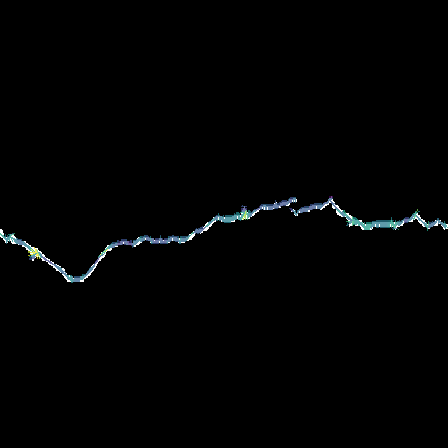
#> input picture adaptive_pca_sam/smoothed_width_overlay.png, 448 x 448 px, given in place of 001_2.png, which was not available
$ python adaptive_pca_width.py
#> lines starting #> are read from the running program, lines starting #| are printed output that depends on the picture; after the words box and inside, x2 and y2 are one past the last pixel; in counts of white or black regions, pixels touching at a corner belong together; pictures that were not available may be replaced by others from this repository, and a replacement may not be noted
### adaptive_pca_3dreproject/adaptive_pca_test.py
import cv2
import numpy as np
import pandas as pd
import matplotlib.pyplot as plt
from scipy.ndimage import gaussian_filter1d, distance_transform_edt
from skimage.morphology import skeletonize, thin

# [5 lines left out: function preprocess_mask, not called in this run]

def get_skeleton(binary_mask):
    """Returns a thinned (single-pixel wide) skeleton using OpenCV's thinning."""
    # Ensure binary
    bin_mask = (binary_mask > 0).astype(np.uint8)
    return skeletonize(bin_mask).astype(np.uint8)

def extract_neighbors(point, window_size, image_shape):
    y, x = point
    half = window_size // 2
    y_min, y_max = max(0, y - half), min(image_shape[0], y + half + 1)
    x_min, x_max = max(0, x - half), min(image_shape[1], x + half + 1)
    return np.array([[yi, xi] for yi in range(y_min, y_max) for xi in range(x_min, x_max)])

def compute_curvature(neighbors):
    if len(neighbors) < 3:
        return 0
    dy = np.gradient(neighbors[:, 0])
    dx = np.gradient(neighbors[:, 1])
    ddy = np.gradient(dy)
    ddx = np.gradient(dx)
    curvature = np.abs(dx * ddy - dy * ddx) / (dx**2 + dy**2 + 1e-6)**1.5
    return np.mean(curvature)

def perform_pca(neighbors):
    pca_data = neighbors - np.mean(neighbors, axis=0)
    _, _, vh = np.linalg.svd(pca_data)
    tangent = vh[0]
    normal = vh[1]
    return tangent, normal

def sample_edges_along_normal(center, normal, binary_mask, max_distance=20):
    y0, x0 = center
    samples = []
    for sign in [-1, 1]:
        for d in range(1, max_distance):
            dx, dy = normal[1] * d * sign, normal[0] * d * sign
            xi, yi = int(round(x0 + dx)), int(round(y0 + dy))
            if 0 <= yi < binary_mask.shape[0] and 0 <= xi < binary_mask.shape[1]:
                if binary_mask[yi, xi] == 0:
                    samples.append((xi, yi))
                    break
    return samples

def calculate_crack_width(edge_points):
    if len(edge_points) == 2:
        (x1, y1), (x2, y2) = edge_points
        return np.sqrt((x1 - x2)**2 + (y1 - y2)**2)
    return None

# [17 lines left out: function max_blob_width, not called in this run]

def adaptive_crack_width(mask, min_window=7, max_window=15, curvature_thresh=0.1, amplify_junction=2.0):
    skeleton = get_skeleton(mask)
    plt.imshow(mask, cmap='gray')
    plt.imshow(skeleton*255, cmap='Reds', alpha=0.5)
    plt.title('Mask with Skeleton Overlay')
    plt.savefig('width_outputs/skeleton.png')
    crack_widths = []
    points = np.argwhere(skeleton > 0)

    from scipy.ndimage import distance_transform_edt
    dist_transform = distance_transform_edt(mask > 0)

    '''for (y, x) in points:
        # --- Junction Detection: Skip if >2 skeleton neighbors (crossing/blob) ---
        skel_neighbors = skeleton[max(0, y-1):y+2, max(0, x-1):x+2]
        num_neighbors = np.sum(skel_neighbors) - skeleton[y, x]
        if num_neighbors > 2:
            # Use maximum blob width at the junction!
            width = max_blob_width(mask, (y, x), window=25)
            crack_widths.append(((x, y), np.array([0, 1]), width))
            continue
        # ------------------------------------------------------------------------

        neighbors = extract_neighbors((y, x), max_window, mask.shape)
        local_skel = skeleton[neighbors[:, 0], neighbors[:, 1]]
        curvature = compute_curvature(neighbors[local_skel > 0])

        window_size = min_window if curvature > curvature_thresh else max_window
        sub_neighbors = extract_neighbors((y, x), window_size, mask.shape)
        active = sub_neighbors[skeleton[sub_neighbors[:, 0], sub_neighbors[:, 1]] > 0]

        if len(active) < 3:
            continue

        tangent, normal = perform_pca(active)
        edge_pts = sample_edges_along_normal((y, x), normal, mask)
        width = calculate_crack_width(edge_pts)

        if width is not None:
            crack_widths.append(((x, y), normal, width))

    return crack_widths'''

    for (y, x) in points:
        neighbors = extract_neighbors((y, x), max_window, mask.shape)
        local_skel = skeleton[neighbors[:, 0], neighbors[:, 1]]
        curvature = compute_curvature(neighbors[local_skel > 0])

        window_size = min_window if curvature > curvature_thresh else max_window
        sub_neighbors = extract_neighbors((y, x), window_size, mask.shape)
        active = sub_neighbors[skeleton[sub_neighbors[:, 0], sub_neighbors[:, 1]] > 0]

        if len(active) < 3:
            continue

        tangent, normal = perform_pca(active)
        edge_pts = sample_edges_along_normal((y, x), normal, mask)
        width = calculate_crack_width(edge_pts)

        if width is not None:
            crack_widths.append(((x, y), normal, width))

    return crack_widths

def draw_width_lines(mask, widths, colormap='coolwarm_r'):
    overlay = cv2.cvtColor(mask, cv2.COLOR_GRAY2BGR)
    if not widths:
        return overlay

    raw_widths = np.array([w for _, _, w in widths])
    smoothed = gaussian_filter1d(raw_widths, sigma=2)
    norm = plt.Normalize(vmin=np.percentile(smoothed, 5), vmax=np.percentile(smoothed, 95))
    cmap = plt.get_cmap(colormap)

    for ((cx, cy), normal, _), width in zip(widths, smoothed):
        color = cmap(norm(width))[:3]
        color = tuple(int(255 * c) for c in color[::-1])
        perp = np.array([-normal[1], normal[0]], dtype=np.float32)
        perp /= np.linalg.norm(perp) + 1e-6
        half = width / 2
        pt1 = (int(cx + perp[0] * half), int(cy + perp[1] * half))
        pt2 = (int(cx - perp[0] * half), int(cy - perp[1] * half))
        cv2.line(overlay, pt1, pt2, color, 1)

    # --- Draw skeleton points in green ---
    skeleton = get_skeleton(mask)
    ys, xs = np.where(skeleton > 0)
    for x, y in zip(xs, ys):
        cv2.circle(overlay, (x, y), 1, (0, 255, 0), -1)  # green dots

    # Faint grayscale background
    background = cv2.cvtColor(mask, cv2.COLOR_GRAY2BGR)
    overlay = cv2.addWeighted(background, 0.25, overlay, 0.75, 0)
    return overlay

def save_crack_widths_csv(crack_widths, output_csv):
    rows = []
    for (x, y), _, width in crack_widths:
        rows.append({'x': x, 'y': y, 'width_px': width})
    df = pd.DataFrame(rows)
    df.to_csv(output_csv, index=False)
    print(f"[✓] Saved crack widths to: {output_csv}")

# [27 lines that do not run on import are left out]

### adaptive_pca_3dreproject/adaptive_pca_width.py
import os
import cv2
import numpy as np
from adaptive_pca_test import adaptive_crack_width, draw_width_lines, save_crack_widths_csv

def main(mask_path, output_dir):
#> called with output_dir = 'width_outputs'
    os.makedirs(output_dir, exist_ok=True)
    mask = cv2.imread(mask_path, cv2.IMREAD_GRAYSCALE)
#> mask: shape (448, 448); min 0, max 255, mean 2.3
    if mask.max() > 1:
        _, mask = cv2.threshold(mask, 127, 255, cv2.THRESH_BINARY)
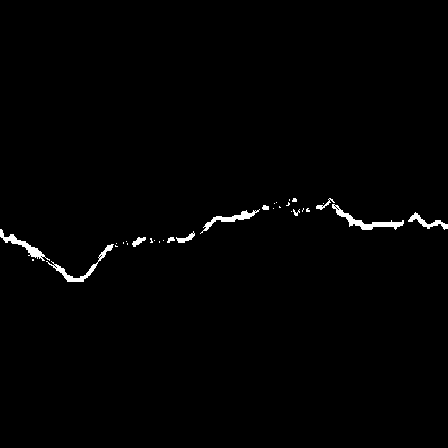
#> mask: shape (448, 448); 1% white; 32 white regions (21 under 20 px), largest, box (x1, y1, x2, y2) and area: (332, 204, 404, 230) 434, (46, 244, 114, 282) 349, (0, 229, 50, 261) 330

    kernel = cv2.getStructuringElement(cv2.MORPH_ELLIPSE, (3,3))
    mask_clean = cv2.morphologyEx(mask, cv2.MORPH_CLOSE, kernel)
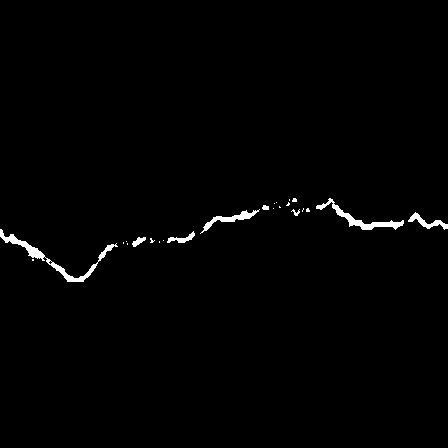
#> mask_clean: shape (448, 448); 1.1% white; 24 white regions (16 under 20 px), largest, box (x1, y1, x2, y2) and area: (0, 229, 118, 282) 736, (316, 198, 404, 230) 527, (200, 209, 260, 234) 311
    mask_clean = cv2.dilate(mask_clean, kernel, iterations=1)  # Optional
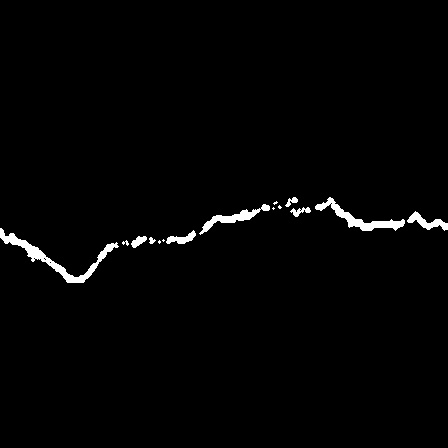
#> mask_clean: shape (448, 448); 1.6% white; 15 white regions (5 under 20 px), largest, box (x1, y1, x2, y2) and area: (0, 228, 119, 283) 1036, (315, 197, 405, 231) 733, (199, 204, 270, 235) 494

    widths = adaptive_crack_width(mask_clean)
#> in get_skeleton, `return skeletonize(bin_mask).astype(np.uint8)`:
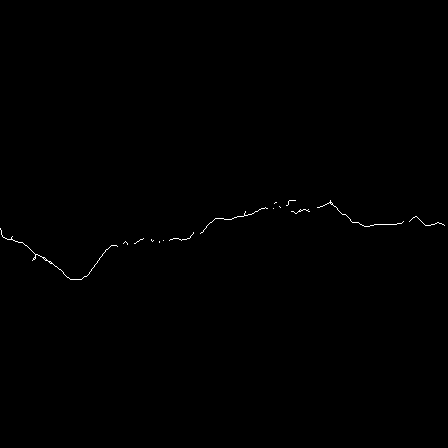
#> returned value: shape (448, 448); values 0 (black) and 1 (white), 0.22% white in thin lines or dots, all inside (x1, y1, x2, y2) = (0, 200, 445, 280)
#> in adaptive_crack_width, `plt.savefig('width_outputs/skeleton.png')`:
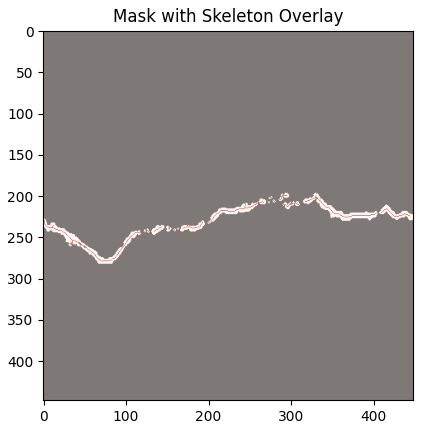
#> figure drawn by matplotlib, 1 panel
#> in adaptive_crack_width, `points = np.argwhere(skeleton > 0)`: points = 446 pairs, first value 200 to 279, second value 0 to 444
#> the loop in adaptive_crack_width, `for (y, x) in points:` made 446 passes
    overlay = draw_width_lines(mask_clean, widths)
#> the loop in draw_width_lines, `for ((cx, cy), normal, _), width in zip(widths, smoothed):` made 431 passes
#> (cx, cy, normal, width) on passes 1 to 3: (289, 200, [-0.828, -0.561], 4.24), (290, 200, [-0.898, -0.441], 4.52), (291, 200, [-0.936, -0.352], 5)
#> after the loop in draw_width_lines, `for ((cx, cy), normal, _), width in zip(widths, smoothed):`:
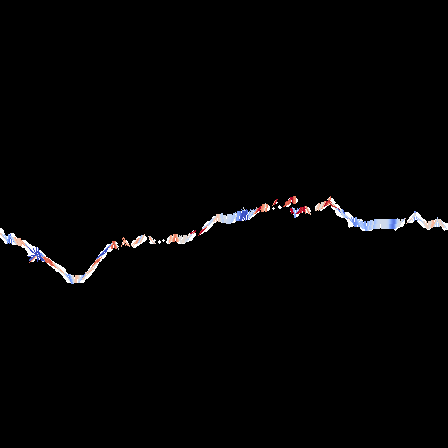
#> overlay: shape (448, 448, 3); mean B, G, R 3.8, 3.5, 3.7
#> the loop in draw_width_lines, `for x, y in zip(xs, ys):` made 446 passes
#> (x, y) on passes 1 to 3: (289, 200), (290, 200), (291, 200)
#> after the loop in draw_width_lines, `for x, y in zip(xs, ys):`:
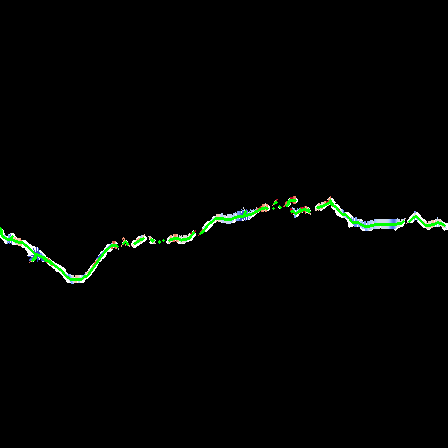
#> overlay: shape (448, 448, 3); 0.67% of pixels changed, all inside (x1, y1, x2, y2) = (0, 199, 446, 281)
    base = os.path.splitext(os.path.basename(mask_path))[0]

    overlay_path = os.path.join(output_dir, f"{base}_width_overlay.png")
    csv_path = os.path.join(output_dir, f"{base}_crack_widths.csv")

    cv2.imwrite(overlay_path, overlay)
    save_crack_widths_csv(widths, csv_path)
#> the loop in save_crack_widths_csv, `for (x, y), _, width in crack_widths:` made 431 passes
#> (x, y, width) on passes 1 to 3: (289, 200, 3.61), (290, 200, 4.12), (291, 200, 4.12)

    print(f"Overlay saved: {overlay_path}")
    print(f"Widths CSV saved: {csv_path}")

if __name__ == "__main__":
    # Change these as needed:
    mask_path = r"D:\camerer_ml\datasets\concrete3k\concrete3k\labels_01_visible\001_2.png"  # From PaddleSeg, or use a GT mask
    output_dir = "width_outputs"
    main(mask_path, output_dir)
